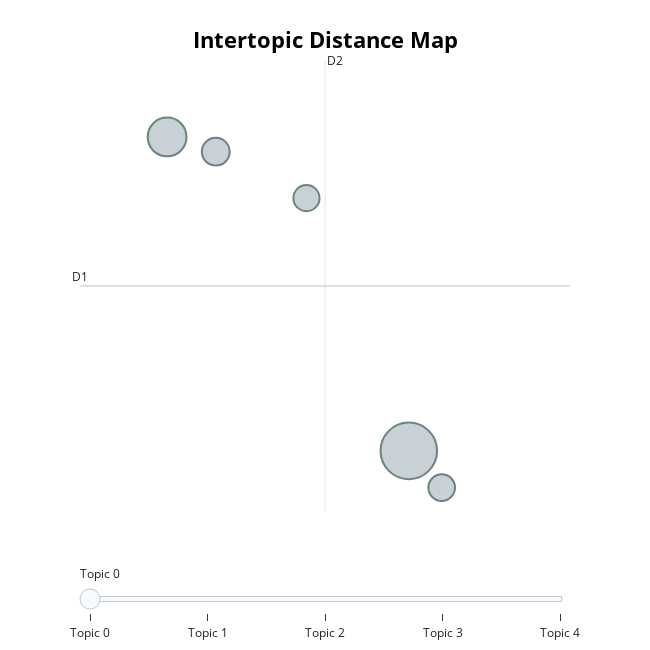

Here is the notebook cell this chart was saved with:
### Code cell
topic_model.visualize_topics()

### Figure 1 — Plotly figure (JSON) as saved in the notebook; plotly's stock layout.template omitted (floating-point values rounded to 4 significant figures)
{"data": [{"customdata": [[0, "students | teachers | covid 19 | covid | education", 211], [1, "economy | economic | st vincent | budget | vincent", 99], [2, "covid 19 | covid | coronavirus | disease | patients", 51], [3, "criminal | guilty | police | charges | jail", 47], [4, "ndp | leader opposition | ralph gonsalves | democratic party | new democratic", 45]], "hovertemplate": "<b>Topic %{customdata[0]}</b><br>%{customdata[1]}<br>Size: %{customdata[2]}", "legendgroup": "", "marker": {"color": "#B0BEC5", "line": {"color": "DarkSlateGrey", "width": 2}, "size": [211, 99, 51, 47, 45], "sizemode": "area", "sizeref": 0.1319, "symbol": "circle"}, "mode": "markers", "name": "", "orientation": "v", "showlegend": false, "type": "scatter", "x": [10.63, 7.503, 8.131, 11.05, 9.303], "xaxis": "x", "y": [3.842, 9.892, 9.609, 3.133, 8.713], "yaxis": "y"}], "layout": {"annotations": [{"showarrow": false, "text": "D1", "x": 6.377, "y": 7.02, "yshift": 10}, {"showarrow": false, "text": "D2", "x": 9.542, "xshift": 10, "y": 11.38}], "height": 650, "hoverlabel": {"bgcolor": "white", "font": {"family": "Rockwell", "size": 16}}, "legend": {"itemsizing": "constant", "tracegroupgap": 0}, "margin": {"t": 60}, "shapes": [{"line": {"color": "#CFD8DC", "width": 2}, "type": "line", "x0": 9.542, "x1": 9.542, "y0": 2.663, "y1": 11.38}, {"line": {"color": "#9E9E9E", "width": 2}, "type": "line", "x0": 6.377, "x1": 12.71, "y0": 7.02, "y1": 7.02}], "sliders": [{"active": 0, "pad": {"t": 50}, "steps": [{"args": [{"marker.color": [["red", "#B0BEC5", "#B0BEC5", "#B0BEC5", "#B0BEC5"]]}], "label": "Topic 0", "method": "update"}, {"args": [{"marker.color": [["#B0BEC5", "red", "#B0BEC5", "#B0BEC5", "#B0BEC5"]]}], "label": "Topic 1", "method": "update"}, {"args": [{"marker.color": [["#B0BEC5", "#B0BEC5", "red", "#B0BEC5", "#B0BEC5"]]}], "label": "Topic 2", "method": "update"}, {"args": [{"marker.color": [["#B0BEC5", "#B0BEC5", "#B0BEC5", "red", "#B0BEC5"]]}], "label": "Topic 3", "method": "update"}, {"args": [{"marker.color": [["#B0BEC5", "#B0BEC5", "#B0BEC5", "#B0BEC5", "red"]]}], "label": "Topic 4", "method": "update"}]}], "title": {"font": {"color": "Black", "size": 22}, "text": "<b>Intertopic Distance Map</b>", "x": 0.5, "xanchor": "center", "y": 0.95, "yanchor": "top"}, "width": 650, "xaxis": {"anchor": "y", "domain": [0, 1], "range": [6.377, 12.71], "title": {"text": ""}, "visible": false}, "yaxis": {"anchor": "x", "domain": [0, 1], "range": [2.663, 11.38], "title": {"text": ""}, "visible": false}}}
